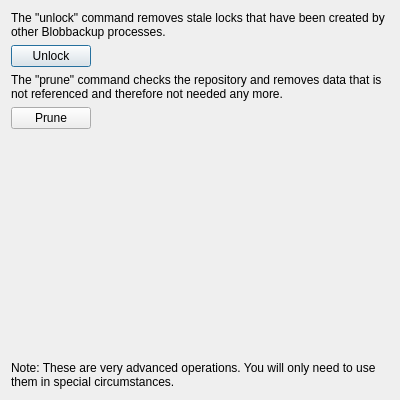
<?xml version="1.0" encoding="UTF-8"?>
<ui version="4.0">
 <class>DeveloperDialog</class>
 <widget class="QDialog" name="DeveloperDialog">
  <property name="geometry">
   <rect>
    <x>0</x>
    <y>0</y>
    <width>400</width>
    <height>400</height>
   </rect>
  </property>
  <property name="minimumSize">
   <size>
    <width>400</width>
    <height>400</height>
   </size>
  </property>
  <property name="windowTitle">
   <string>Developer - Blobbackup</string>
  </property>
  <layout class="QVBoxLayout" name="verticalLayout">
   <item>
    <widget class="QLabel" name="label_2">
     <property name="text">
      <string>The &quot;unlock&quot; command removes stale locks that have been created by other Blobbackup processes.</string>
     </property>
     <property name="wordWrap">
      <bool>true</bool>
     </property>
    </widget>
   </item>
   <item>
    <layout class="QHBoxLayout" name="horizontalLayout">
     <item>
      <widget class="QPushButton" name="unlock_button">
       <property name="text">
        <string>Unlock</string>
       </property>
      </widget>
     </item>
     <item>
      <spacer name="horizontalSpacer">
       <property name="orientation">
        <enum>Qt::Horizontal</enum>
       </property>
       <property name="sizeHint" stdset="0">
        <size>
         <width>40</width>
         <height>20</height>
        </size>
       </property>
      </spacer>
     </item>
    </layout>
   </item>
   <item>
    <widget class="QLabel" name="label_3">
     <property name="text">
      <string>The &quot;prune&quot; command checks the repository and removes data that is not referenced and therefore not needed any more.</string>
     </property>
     <property name="wordWrap">
      <bool>true</bool>
     </property>
    </widget>
   </item>
   <item>
    <layout class="QHBoxLayout" name="horizontalLayout_2">
     <item>
      <widget class="QPushButton" name="prune_button">
       <property name="text">
        <string>Prune</string>
       </property>
      </widget>
     </item>
     <item>
      <spacer name="horizontalSpacer_2">
       <property name="orientation">
        <enum>Qt::Horizontal</enum>
       </property>
       <property name="sizeHint" stdset="0">
        <size>
         <width>40</width>
         <height>20</height>
        </size>
       </property>
      </spacer>
     </item>
    </layout>
   </item>
   <item>
    <spacer name="verticalSpacer_2">
     <property name="orientation">
      <enum>Qt::Vertical</enum>
     </property>
     <property name="sizeHint" stdset="0">
      <size>
       <width>20</width>
       <height>40</height>
      </size>
     </property>
    </spacer>
   </item>
   <item>
    <widget class="QLabel" name="label">
     <property name="text">
      <string>Note: These are very advanced operations. You will only need to use them in special circumstances.</string>
     </property>
     <property name="wordWrap">
      <bool>true</bool>
     </property>
    </widget>
   </item>
  </layout>
 </widget>
 <resources/>
 <connections/>
</ui>
